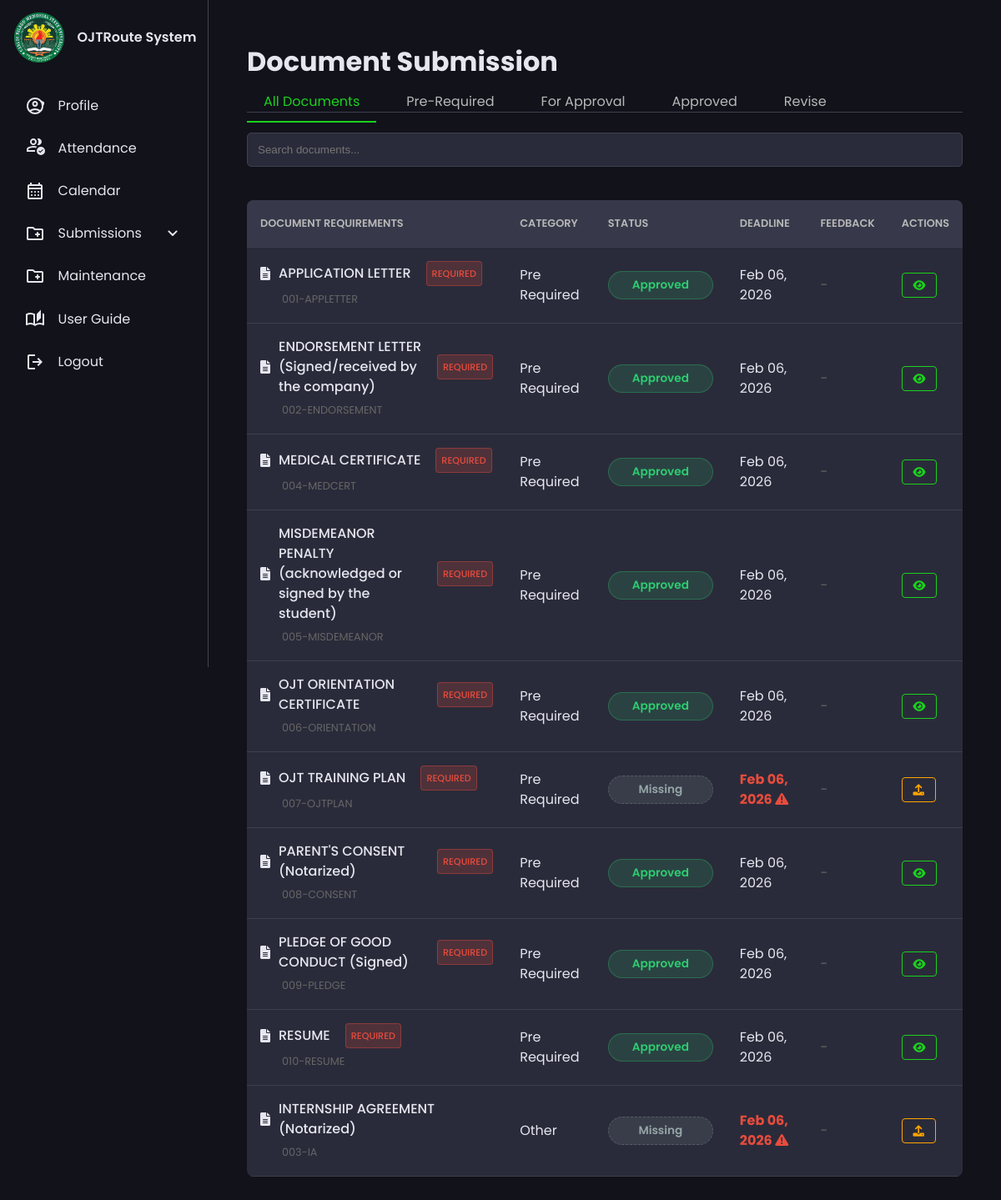
/student/student_documents.php (signed in), run on the app's committed database.
### tables this page shows
CREATE TABLE `document_submissions` (
  `id` int(11) UNSIGNED NOT NULL,
  `student_id` int(11) UNSIGNED NOT NULL COMMENT 'FK to students',
  `document_type_id` int(11) UNSIGNED NOT NULL COMMENT 'FK to document_types',
  `file_path` varchar(500) NOT NULL COMMENT 'Path to uploaded file',
  `file_type` varchar(50) DEFAULT NULL COMMENT 'File extension/mime type',
  `file_size_bytes` bigint(20) UNSIGNED DEFAULT NULL COMMENT 'File size in bytes',
  `submitted_at` timestamp NOT NULL DEFAULT current_timestamp(),
  `status` enum('pending','approved','revise','rejected') NOT NULL DEFAULT 'pending',
  `reviewer_instructor_id` int(11) UNSIGNED DEFAULT NULL COMMENT 'FK to instructors - nullable until reviewed',
  `reviewed_at` timestamp NULL DEFAULT NULL,
  `feedback` text DEFAULT NULL COMMENT 'Instructor remarks/feedback',
  `points` decimal(5,2) DEFAULT NULL COMMENT 'Bonus points awarded by instructor for document quality',
  `accuracyQualityPoints` decimal(5,2) DEFAULT NULL,
  `professionalPresentationPoints` decimal(5,2) DEFAULT NULL,
  `created_at` timestamp NOT NULL DEFAULT current_timestamp(),
  `updated_at` timestamp NOT NULL DEFAULT current_timestamp() ON UPDATE current_timestamp()
);

CREATE TABLE `document_types` (
  `id` int(11) UNSIGNED NOT NULL,
  `name` varchar(200) NOT NULL COMMENT 'Document name (e.g., "Memorandum of Agreement (MOA)")',
  `code` varchar(50) DEFAULT NULL COMMENT 'Short key (e.g., "MOA", "Application letter")',
  `category` enum('pre_required','weekly','monthly','excuse','other') NOT NULL DEFAULT 'other',
  `is_pre_required` tinyint(1) NOT NULL DEFAULT 0 COMMENT 'Must be approved before OJT attendance can start',
  `is_required` tinyint(1) NOT NULL DEFAULT 0 COMMENT 'Whether this is a mandatory requirement',
  `frequency` enum('once','weekly','monthly','per_incident') NOT NULL DEFAULT 'once',
  `description` text DEFAULT NULL,
  `template_path` varchar(255) DEFAULT NULL COMMENT 'Path to template file',
  `is_active` tinyint(1) NOT NULL DEFAULT 1,
  `created_at` timestamp NOT NULL DEFAULT current_timestamp(),
  `updated_at` timestamp NOT NULL DEFAULT current_timestamp() ON UPDATE current_timestamp(),
  `deadline` date DEFAULT NULL COMMENT 'Submission deadline for this document type',
  `instructor_id` int(10) UNSIGNED DEFAULT NULL COMMENT 'ID of the instructor who created this document type'
);

### app/services/StudentService.php (called while the page is built, shortened)
<?php
class StudentService
{
    private $db;
    private $config;
    public function __construct()
    {
        $configPath = __DIR__ . '/../../config/database.php';
        if (file_exists($configPath)) {
            $this->config = require $configPath;
        } else {
            throw new \Exception('Database configuration file not found');
        }
    }
    private function connect()
    {
        try {
            $dsn = sprintf(
                "mysql:host=%s;dbname=%s;charset=%s",
                $this->config['host'],
                $this->config['dbname'],
                $this->config['charset']
            );
            $this->db = new \PDO(
                $dsn,
                $this->config['username'],
                $this->config['password'],
                $this->config['options']
            );
        } catch (\PDOException $e) {
            throw new \Exception('Database connection failed: ' . $e->getMessage());
        }
    }
    public function getStudentDocuments($userId)
    {
        try {
            $stmt = $this->db->prepare("
                SELECT s.id, u.section_id, sec.instructor_id
                FROM students s
                JOIN users u ON s.user_id = u.id
                LEFT JOIN sections sec ON u.section_id = sec.id
                WHERE s.user_id = ?
            ");
            $stmt->execute([$userId]);
            $studentData = $stmt->fetch();
            $studentId = $studentData['id'];
            $instructorId = $studentData['instructor_id'];
            $sql = "
                SELECT
                    dt.id as document_type_id,
                    dt.name,
                    dt.code,
                    dt.category,
                    dt.is_pre_required,
                    dt.template_path,
                    dt.instructor_id,
                    dt.deadline,
                    ds.id as submission_id,
                    ds.status,
                    ds.submitted_at,
                    ds.file_path,
                    ds.feedback
                FROM document_types dt
                LEFT JOIN document_submissions ds ON dt.id = ds.document_type_id AND ds.student_id = :student_id
                WHERE dt.is_active = 1
                AND (dt.instructor_id = :instructor_id OR dt.instructor_id IS NULL)
                ORDER BY dt.is_pre_required DESC, dt.created_at ASC
            ";
            $stmt = $this->db->prepare($sql);
            $stmt->execute([
                ':student_id' => $studentId,
                ':instructor_id' => $instructorId
            ]);
            return $stmt->fetchAll();
        } catch (\PDOException $e) {
            error_log('Get student documents error: ' . $e->getMessage());
            return [];
        }
    }
}

### config/database.php (called while the page is built)
<?php
return [
    'host' => 'localhost',
    'dbname' => 'ojt_db',
    'username' => 'root',
    'password' => '',
    'charset' => 'utf8mb4',
    'options' => [
        PDO::ATTR_ERRMODE => PDO::ERRMODE_EXCEPTION,
        PDO::ATTR_DEFAULT_FETCH_MODE => PDO::FETCH_ASSOC,
        PDO::ATTR_EMULATE_PREPARES => false,
    ]
];

### public/student/student_documents.php (the view, shortened to what this page needs)
<?php
require_once '../../app/services/StudentService.php';
$studentService = new \App\Services\StudentService();
$userId = $_SESSION['user_id'];
$documents = $studentService->getStudentDocuments($userId);
?>
<!DOCTYPE html>
<html lang="en">
<head>
    <link rel="stylesheet" href="../css/student_style.css">
    <link rel="stylesheet" href="https://cdnjs.cloudflare.com/ajax/libs/font-awesome/6.0.0-beta3/css/all.min.css">
</head>
<body>
    <?php require_once 'student_nav.php'; ?>
    <main>
        <div class="document-container">
            <h1>Document Submission</h1>
            <ul class="nav-pills">
                <li><a class="nav-link active" data-filter="all">All Documents</a></li>
                <li><a class="nav-link" data-filter="pre_required">Pre-Required</a></li>
                <li><a class="nav-link" data-filter="pending">For Approval</a></li>
                <li><a class="nav-link" data-filter="approved">Approved</a></li>
                <li><a class="nav-link" data-filter="revise">Revise</a></li>
            </ul>
            <div class="search-container">
                <input type="text" id="searchInput" placeholder="Search documents...">
            </div>
            <div class="table-responsive">
                <table class="documents-table">
                    <thead>
                        <tr>
                            <th>Document Requirements</th>
                            <th>Category</th>
                            <th>Status</th>
                            <th>Deadline</th>
                            <th>Feedback</th>
                            <th>Actions</th>
                        </tr>
                    </thead>
                    <tbody id="documentsTableBody">
                        <?php foreach ($documents as $doc):
                            $status = $doc['status'] ?: 'Missing';
                            $statusClass = 'status-' . strtolower($status);
                            $isPreReq = $doc['is_pre_required'];
                            ?>
                            <tr data-status="<?php echo strtolower($status); ?>"
                                data-prereq="<?php echo $isPreReq ? 'true' : 'false'; ?>">
                                <td>
                                    <div class="document-name">
                                        <i class="fas fa-file-alt"></i>
                                        <?php echo htmlspecialchars($doc['name']); ?>
                                        <?php if ($isPreReq): ?>
                                            <span class="pre-req-badge"
                                                title="You must approve this before starting OJT">Required</span>
                                        <?php endif; ?>
                                    </div>
                                    <div style="font-size:0.8rem; color:#666; margin-left:26px; margin-top:4px;">
                                        <?php echo htmlspecialchars($doc['code']); ?>
                                    </div>
                                </td>
                                <td style="text-transform: capitalize;">
                                    <?php echo str_replace('_', ' ', $doc['category']); ?>
                                </td>
                                <td>
                                    <span class="status <?php echo $statusClass; ?>">
                                        <?php echo ucfirst($status); ?>
                                    </span>
                                </td>
                                <td>
                                    <?php
                                    if ($doc['deadline'] && $doc['deadline'] != '0000-00-00' && $doc['deadline'] != '0000-00-00 00:00:00') {
                                        try {
                                            $deadline = new DateTime($doc['deadline']);
                                            $today = new DateTime();
                                            $daysLeft = $today->diff($deadline)->days;
                                            $isPast = $today > $deadline;
                                            echo '<span style="';
                                            if ($isPast && $status === 'Missing') {
                                                echo 'color: #e74c3c; font-weight: bold;';
                                            } elseif ($daysLeft <= 3 && !$isPast && $status === 'Missing') {
                                                echo 'color: #f39c12; font-weight: bold;';
                                            }
                                            echo '">';
                                            echo date('M d, Y', strtotime($doc['deadline']));
                                            if ($isPast && $status === 'Missing') {
                                                echo ' <i class="fas fa-exclamation-triangle" title="Overdue"></i>';
                                            } elseif ($daysLeft <= 3 && !$isPast && $status === 'Missing') {
                                                echo ' (' . $daysLeft . ' days left)';
                                            }
                                            echo '</span>';
                                        } catch (Exception $e) {
                                            echo '<span style="color: #888;">No deadline</span>';
                                        }
                                    } else {
                                        echo '<span style="color: #888;">No deadline</span>';
                                    }
                                    ?>
                                </td>
                                <td>
                                    <?php if ($doc['feedback'] && strtolower($status) !== 'approved'): ?>
                                        <span style="color: #e74c3c; font-size: 0.9rem;"><i class="fas fa-comment-alt"></i>
                                            <?php echo htmlspecialchars($doc['feedback']); ?></span>
                                    <?php else: ?>
                                        <span style="color: #666;">-</span>
                                    <?php endif; ?>
                                </td>
                                <td>
                                    <div style="display:flex;">
                                        <?php if ($doc['file_path']): ?>
                                            <button class="action-btn view"
                                                onclick="viewDocument(<?php echo htmlspecialchars(json_encode($doc['file_path']), ENT_QUOTES); ?>, <?php echo htmlspecialchars(json_encode($doc['name']), ENT_QUOTES); ?>)"
                                                title="View Submission">
                                                <i class="fas fa-eye"></i>
                                            </button>
                                        <?php endif; ?>
                                        <?php if (!$doc['status'] || in_array($doc['status'], ['revise', 'rejected', 'missing'])): ?>
                                            <button class="action-btn upload"
                                                onclick="openUploadModal(<?php echo $doc['document_type_id']; ?>, <?php echo htmlspecialchars(json_encode($doc['name']), ENT_QUOTES); ?>, false)"
                                                title="Upload Document">
                                                <i class="fas fa-upload"></i>
                                            </button>
                                        <?php endif; ?>
                                    </div>
                                </td>
                            </tr>
                        <?php endforeach; ?>
                    </tbody>
                </table>
            </div>
        </div>
    </main>
</body>
</html>

### public/css/student_style.css (style rules this page uses)
:root { --base-clr: #11121a; --line-clr: #42434a; --hover-clr: #222533; --text-clr: #e6e6ef; --accent-clr: #1ad21c; --secondary-text-clr: #b0b3c1; }
* { margin: 0; padding: 0; }
html { font-family: Poppins, 'Segoe UI', Tahoma, Geneva, Verdana, sans-serif; line-height: 1.5rem; }
body { min-height: 100vh; min-height: 100dvh; background-color: var(--base-clr); color: var(--text-clr); display: grid; grid-template-columns: auto 1fr; }
main { padding: min(30px, 7%); }

### public/student/student_documents.php (style rules this page uses)
.document-container { padding: 2rem 1rem; width: 100%; box-sizing: border-box; margin: 0 auto; }
.nav-pills { display: flex; gap: 1rem; padding: 0; margin: 1.5rem 0; list-style: none; border-bottom: 1px solid #3e3f4d; }
.nav-link { padding: 0.75rem 1.25rem; color: #b8b8b8; text-decoration: none; border-radius: 5px 5px 0 0; cursor: pointer; }
.nav-link.active { color: var(--accent-clr); border-bottom: 2px solid var(--accent-clr); }
.search-container { margin: 1.5rem 0; width: 100%; max-width: 100%; }
.search-container input { width: 100%; padding: 0.75rem; border-radius: 5px; border: 1px solid #3e3f4d; background: #2a2b3a; color: #fff; box-sizing: border-box; }
.documents-table { width: 100%; border-collapse: collapse; margin-top: 1rem; background: #2a2b3a; border-radius: 8px; overflow: hidden; }
.documents-table th, .documents-table td { padding: 1rem; text-align: left; border-bottom: 1px solid #3e3f4d; }
.documents-table th { background: #37394a; color: #b8b8b8; font-weight: 600; text-transform: uppercase; font-size: 0.8rem; }
.status { padding: 0.25rem 0.75rem; border-radius: 20px; font-size: 0.85rem; font-weight: 600; display: inline-block; min-width: 100px; text-align: center; }
.status-approved { background-color: rgba(46, 204, 113, 0.15); color: #2ecc71; border: 1px solid rgba(46, 204, 113, 0.3); }
.status-missing { background-color: rgba(149, 165, 166, 0.15); color: #95a5a6; border: 1px dashed rgba(149, 165, 166, 0.3); }
.action-btn { background: none; border: 1px solid #3e3f4d; color: #b8b8b8; padding: 0.4rem 0.8rem; border-radius: 4px; cursor: pointer; margin-right: 0.5rem; transition: all 0.2s; }
.action-btn.view { color: var(--accent-clr); border-color: var(--accent-clr); }
.action-btn.upload { color: orange; border-color: orange; }
.document-name { display: flex; align-items: center; gap: 10px; font-weight: 500; }
.pre-req-badge { background: rgba(231, 76, 60, 0.2); color: #e74c3c; padding: 2px 6px; border-radius: 4px; font-size: 0.7rem; text-transform: uppercase; margin-left: 8px; border: 1px solid rgba(231, 76, 60, 0.4); }
.table-responsive { width: 100%; overflow-x: auto; -webkit-overflow-scrolling: touch; }

### data on the page
document_submissions: document_type.name "APPLICATION LETTER", shows "REQUIRED", document_type.code "001-APPLETTER", document_type.category "Pre Required", status "Approved", document_type.deadline "Feb 06, 2026"
document_submissions: document_type.name "ENDORSEMENT LETTER (Signed/received by the company)", shows "REQUIRED", document_type.code "002-ENDORSEMENT", document_type.category "Pre Required", status "Approved", document_type.deadline "Feb 06, 2026"
document_submissions: document_type.name "MEDICAL CERTIFICATE", shows "REQUIRED", document_type.code "004-MEDCERT", document_type.category "Pre Required", status "Approved", document_type.deadline "Feb 06, 2026"
document_submissions: document_type.name "MISDEMEANOR PENALTY (acknowledged or signed by the student)", shows "REQUIRED", document_type.code "005-MISDEMEANOR", document_type.category "Pre Required", status "Approved", document_type.deadline "Feb 06, 2026"
document_submissions: document_type.name "OJT ORIENTATION CERTIFICATE", shows "REQUIRED", document_type.code "006-ORIENTATION", document_type.category "Pre Required", status "Approved", document_type.deadline "Feb 06, 2026"
document_types: name "OJT TRAINING PLAN", is_pre_required "REQUIRED", code "007-OJTPLAN", category "Pre Required", status "Missing", deadline "Feb 06, 2026"
document_submissions: document_type.name "PARENT'S CONSENT (Notarized)", shows "REQUIRED", document_type.code "008-CONSENT", document_type.category "Pre Required", status "Approved", document_type.deadline "Feb 06, 2026"
document_submissions: document_type.name "PLEDGE OF GOOD CONDUCT (Signed)", shows "REQUIRED", document_type.code "009-PLEDGE", document_type.category "Pre Required", status "Approved", document_type.deadline "Feb 06, 2026"
document_submissions: document_type.name "RESUME", shows "REQUIRED", document_type.code "010-RESUME", document_type.category "Pre Required", status "Approved", document_type.deadline "Feb 06, 2026"
document_types: name "INTERNSHIP AGREEMENT (Notarized)", code "003-IA", category "Other", status "Missing", deadline "Feb 06, 2026"
